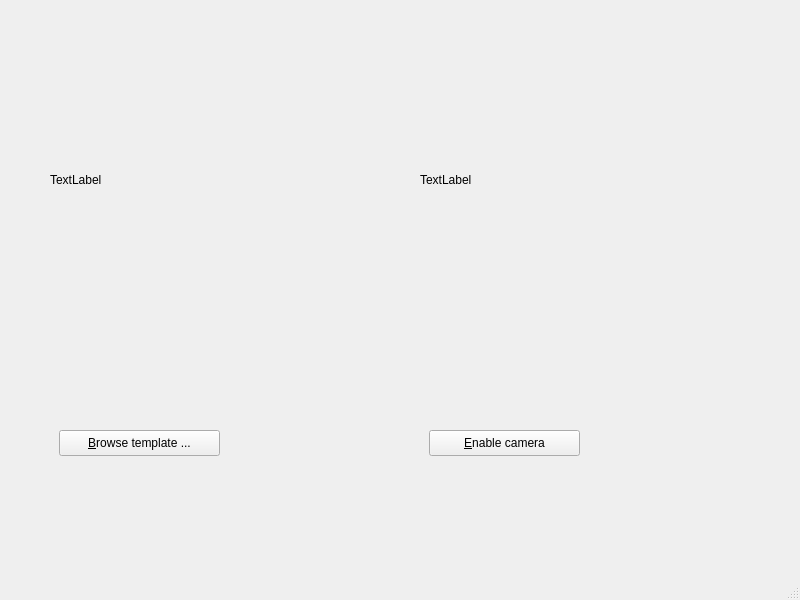
<?xml version="1.0" encoding="UTF-8"?>
<ui version="4.0">
 <class>MainWindow</class>
 <widget class="QMainWindow" name="MainWindow">
  <property name="geometry">
   <rect>
    <x>0</x>
    <y>0</y>
    <width>800</width>
    <height>600</height>
   </rect>
  </property>
  <property name="windowTitle">
   <string>SIFT Demo</string>
  </property>
  <widget class="QWidget" name="centralwidget">
   <widget class="QPushButton" name="browse_button">
    <property name="geometry">
     <rect>
      <x>59</x>
      <y>430</y>
      <width>161</width>
      <height>26</height>
     </rect>
    </property>
    <property name="text">
     <string>&amp;Browse template ...</string>
    </property>
   </widget>
   <widget class="QPushButton" name="toggle_cam_button">
    <property name="geometry">
     <rect>
      <x>429</x>
      <y>430</y>
      <width>151</width>
      <height>26</height>
     </rect>
    </property>
    <property name="text">
     <string>&amp;Enable camera</string>
    </property>
   </widget>
   <widget class="QLabel" name="template_label">
    <property name="geometry">
     <rect>
      <x>50</x>
      <y>60</y>
      <width>320</width>
      <height>240</height>
     </rect>
    </property>
    <property name="text">
     <string>TextLabel</string>
    </property>
   </widget>
   <widget class="QLabel" name="live_image_label">
    <property name="geometry">
     <rect>
      <x>420</x>
      <y>60</y>
      <width>560</width>
      <height>240</height>
     </rect>
    </property>
    <property name="text">
     <string>TextLabel</string>
    </property>
   </widget>
  </widget>
  <widget class="QMenuBar" name="menubar">
   <property name="geometry">
    <rect>
     <x>0</x>
     <y>0</y>
     <width>800</width>
     <height>23</height>
    </rect>
   </property>
  </widget>
  <widget class="QStatusBar" name="statusbar"/>
 </widget>
 <resources/>
 <connections/>
</ui>
